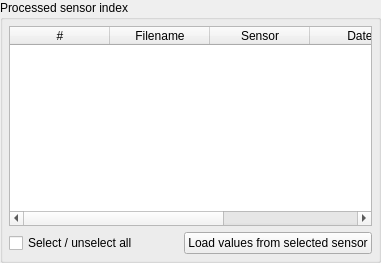
                               <widget class="QGroupBox" name="grp_meta_inventory">
                                <property name="title">
                                 <string>Processed sensor index</string>
                                </property>
                                <layout class="QVBoxLayout" name="layout_grp_meta_inventory">
                                 <property name="spacing">
                                  <number>6</number>
                                 </property>
                                 <property name="leftMargin">
                                  <number>6</number>
                                 </property>
                                 <property name="topMargin">
                                  <number>6</number>
                                 </property>
                                 <property name="rightMargin">
                                  <number>6</number>
                                 </property>
                                 <property name="bottomMargin">
                                  <number>6</number>
                                 </property>
                                 <item>
                                  <widget class="QTableWidget" name="table_meta">
                                   <property name="minimumSize">
                                    <size>
                                     <width>0</width>
                                     <height>200</height>
                                    </size>
                                   </property>
                                   <property name="editTriggers">
                                    <set>QAbstractItemView::NoEditTriggers</set>
                                   </property>
                                   <property name="selectionBehavior">
                                    <enum>QAbstractItemView::SelectRows</enum>
                                   </property>
                                   <column>
                                    <property name="text">
                                     <string>#</string>
                                    </property>
                                   </column>
                                   <column>
                                    <property name="text">
                                     <string>Filename</string>
                                    </property>
                                   </column>
                                   <column>
                                    <property name="text">
                                     <string>Sensor</string>
                                    </property>
                                   </column>
                                   <column>
                                    <property name="text">
                                     <string>Date</string>
                                    </property>
                                   </column>
                                   <column>
                                    <property name="text">
                                     <string>Status</string>
                                    </property>
                                   </column>
                                  </widget>
                                 </item>
                                 <item>
                                  <layout class="QHBoxLayout" name="layout_meta_controls">
                                   <item>
                                    <widget class="QCheckBox" name="chk_meta_select_all">
                                     <property name="cursor">
                                      <cursorShape>PointingHandCursor</cursorShape>
                                     </property>
                                     <property name="text">
                                      <string>Select / unselect all</string>
                                     </property>
                                    </widget>
                                   </item>
                                   <item>
                                    <spacer name="spacer_2">
                                     <property name="orientation">
                                      <enum>Qt::Horizontal</enum>
                                     </property>
                                     <property name="sizeHint" stdset="0">
                                      <size>
                                       <width>40</width>
                                       <height>20</height>
                                      </size>
                                     </property>
                                    </spacer>
                                   </item>
                                   <item>
                                    <widget class="QPushButton" name="btn_apply_deployment">
                                     <property name="cursor">
                                      <cursorShape>PointingHandCursor</cursorShape>
                                     </property>
                                     <property name="text">
                                      <string>Load values from selected sensor</string>
                                     </property>
                                    </widget>
                                   </item>
                                  </layout>
                                 </item>
                                </layout>
                               </widget>
